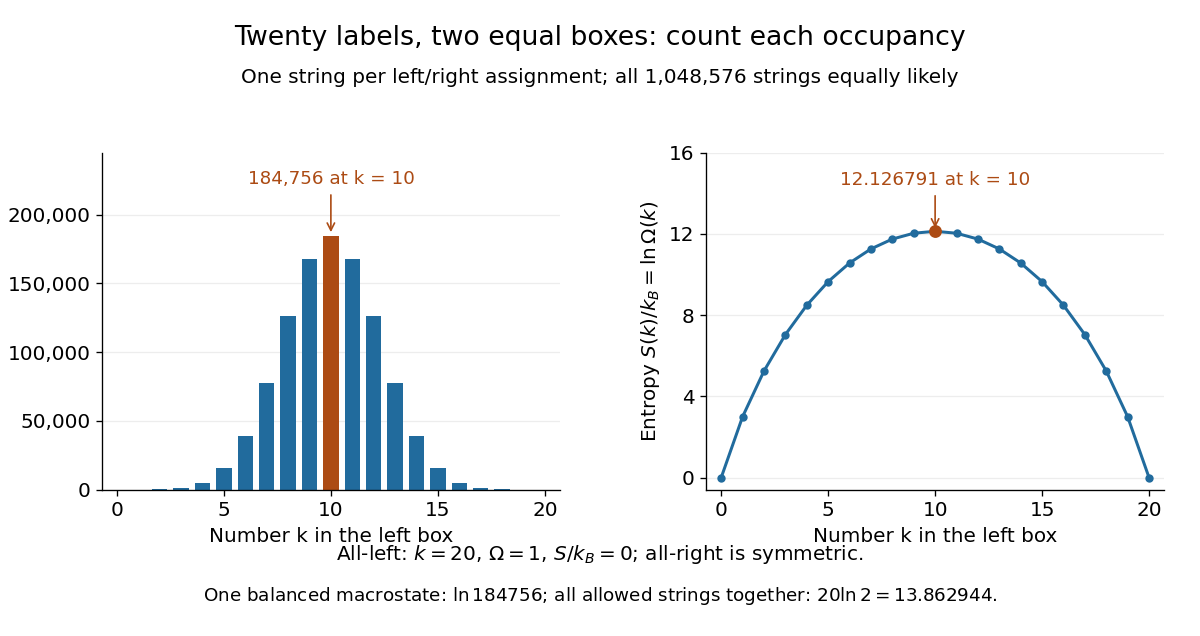

Reproduce this figure in Python.
"""Count binary configurations of 20 labeled particles by left occupancy.

Run from _media: MPLCONFIGDIR=/tmp/codex-wiki-batch68-mpl python3
../boltzmann-entropy-binomial-macrostates.py
Writes its matching PNG basename to the current working directory.
Tested with Python 3.14.4, Matplotlib 3.10.7 (Debian +dfsg1).
"""

from math import comb, log
from pathlib import Path

import matplotlib

matplotlib.use("Agg")
import matplotlib.pyplot as plt
from matplotlib.ticker import FuncFormatter, MaxNLocator


def main():
    n = 20
    ks = list(range(n + 1))
    counts = [comb(n, k) for k in ks]
    entropies = [log(count) for count in counts]
    plt.rcParams.update({"font.size": 12, "figure.facecolor": "white",
                         "axes.facecolor": "white", "savefig.facecolor": "white"})
    fig, axes = plt.subplots(1, 2, figsize=(10, 5.3), dpi=120)
    fig.subplots_adjust(left=0.085, right=0.97, bottom=0.23, top=0.76, wspace=0.32)
    fig.suptitle("Twenty labels, two equal boxes: count each occupancy", fontsize=16, y=0.96)
    fig.text(0.5, 0.87, "One string per left/right assignment; all 1,048,576 strings equally likely",
             ha="center", fontsize=12)
    blue, orange = "#216b9d", "#ac4b14"
    axes[0].bar(ks, counts, color=blue, width=0.72)
    axes[0].bar([10], [counts[10]], color=orange, width=0.72)
    axes[0].set_ylabel(r"Count $\Omega(k)=\binom{20}{k}$")
    axes[0].set_ylim(0, 245000)
    axes[0].yaxis.set_major_formatter(FuncFormatter(lambda v, _: f"{v:,.0f}"))
    axes[0].annotate("184,756 at k = 10", xy=(10, counts[10]), xytext=(10, 222000),
                     ha="center", fontsize=11, color=orange,
                     arrowprops={"arrowstyle": "->", "color": orange})
    axes[1].plot(ks, entropies, "o-", color=blue, markersize=4, linewidth=1.8)
    axes[1].scatter([10], [entropies[10]], color=orange, zorder=3, s=45)
    axes[1].set_ylabel(r"Entropy $S(k)/k_B=\ln\Omega(k)$")
    axes[1].set_ylim(-0.6, 16.0)
    axes[1].annotate("12.126791 at k = 10", xy=(10, entropies[10]), xytext=(10, 14.4),
                     ha="center", fontsize=11, color=orange,
                     arrowprops={"arrowstyle": "->", "color": orange})
    for ax in axes:
        ax.set(xlim=(-0.7, 20.7), xlabel="Number k in the left box")
        ax.set_xticks([0, 5, 10, 15, 20])
        ax.yaxis.set_major_locator(MaxNLocator(nbins=5))
        ax.grid(axis="y", alpha=0.22)
        ax.set_axisbelow(True)
        ax.spines[["top", "right"]].set_visible(False)
    fig.text(0.5, 0.12, r"All-left: $k=20$, $\Omega=1$, $S/k_B=0$; all-right is symmetric.",
             ha="center", fontsize=12)
    fig.text(0.5, 0.055, r"One balanced macrostate: $\ln 184756$; all allowed strings together: $20\ln 2=13.862944$.",
             ha="center", fontsize=11)
    fig.savefig(Path.cwd() / "boltzmann-entropy-binomial-macrostates.png",
                facecolor="white", transparent=False)
    plt.close(fig)


if __name__ == "__main__":
    main()
